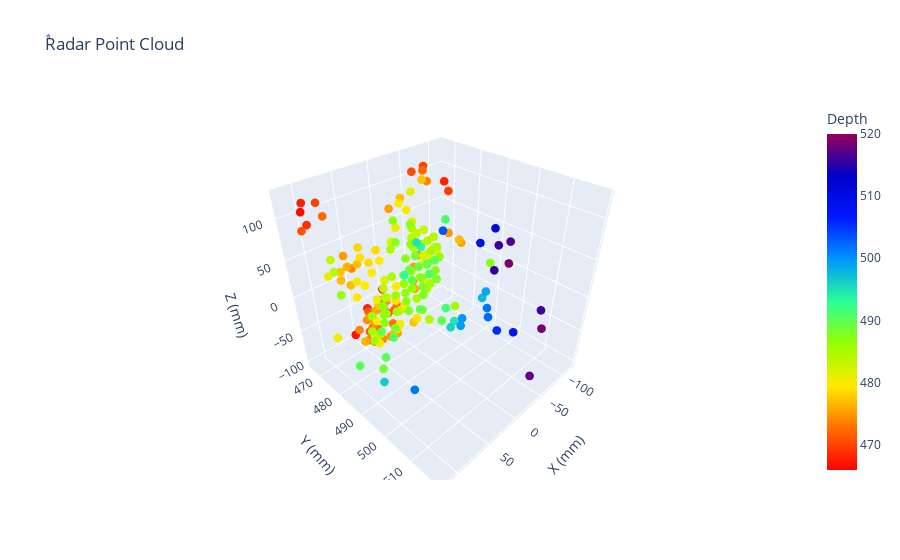

Write notebook code for a chart like this one.
### Code cell
plot_3D_threshold("test_waleed2_17_7",0,'y',520)
plot_hist("test_waleed2_17_7",0)

### Figure 1 — Plotly figure (JSON) as saved in the notebook; plotly's stock layout.template omitted (floating-point values rounded to 4 significant figures; data arrays with more than 128 entries replaced by an {"elided": "..."} marker saying what was removed)
{"data": [{"hovertemplate": "X (mm)=%{x}<br>Y (mm)=%{y}<br>Z (mm)=%{z}<br>Depth=%{marker.color}<extra></extra>", "legendgroup": "", "marker": {"color": {"elided": "196 float values"}, "coloraxis": "coloraxis", "line": {"width": 0}, "opacity": 1, "size": 3, "symbol": "circle"}, "mode": "markers", "name": "", "scene": "scene", "showlegend": false, "type": "scatter3d", "x": {"elided": "196 float values"}, "y": {"elided": "196 float values"}, "z": {"elided": "196 float values"}}], "layout": {"coloraxis": {"cmax": 520, "cmin": 465.9, "colorbar": {"title": {"text": "Depth"}}, "colorscale": [[0, "rgb(255,0,0)"], [0.125, "rgb(255,111,0)"], [0.25, "rgb(255,234,0)"], [0.375, "rgb(151,255,0)"], [0.5, "rgb(44,255,150)"], [0.625, "rgb(0,152,255)"], [0.75, "rgb(0,25,255)"], [0.875, "rgb(0,0,200)"], [1, "rgb(150,0,90)"]]}, "legend": {"tracegroupgap": 0}, "scene": {"domain": {"x": [0, 1], "y": [0, 1]}, "xaxis": {"title": {"text": "X (mm)"}}, "yaxis": {"title": {"text": "Y (mm)"}}, "zaxis": {"title": {"text": "Z (mm)"}}}, "title": {"text": "ٌRadar Point Cloud"}}}
